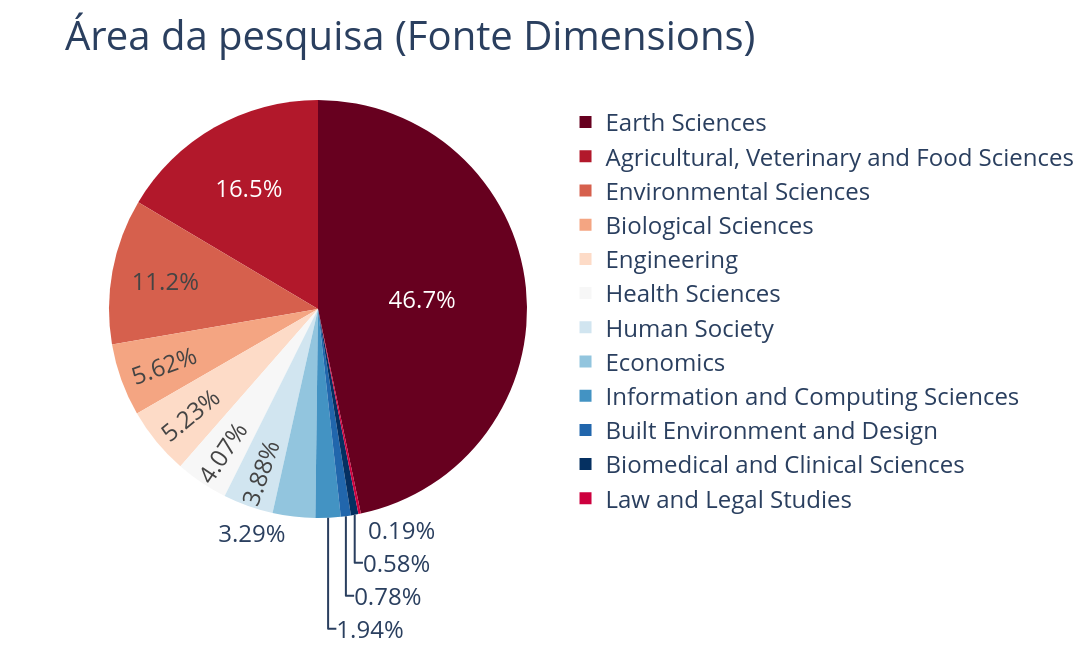

Write notebook code for a chart like this one.
### Markdown cell above
## Áreas da ciência que utilizaram a grade BR-DWGD

### Code cell
# informações obtidas em: https://badge.dimensions.ai/details/id/pub.1148078922/categories (19/09/24)
df = pd.read_csv('data_notebook/area_citacao.csv', sep='\t', index_col='id_area')
fig = px.pie(df, values='Percentagem', names='Área', 
             title='<a style="text-align:center; font-size:40px;"; \
             href="https://badge.dimensions.ai/details/id/pub.1148078922/categories"> Área da pesquisa (Fonte Dimensions)</a>', 
             color_discrete_sequence=px.colors.sequential.RdBu, width=1300, height=650)
fig.update_layout(font=dict(size=24))
fig.update_traces(hoverlabel=dict(font_size=24))

### Figure 1 — Plotly figure (JSON) as saved in the notebook; plotly's stock layout.template omitted (floating-point values rounded to 4 significant figures)
{"data": [{"domain": {"x": [0, 1], "y": [0, 1]}, "hoverlabel": {"font": {"size": 24}}, "hovertemplate": "Área=%{label}<br>Percentagem=%{value}<extra></extra>", "labels": ["Earth Sciences", "Agricultural, Veterinary and Food Sciences", "Environmental Sciences", "Biological Sciences", "Engineering", "Health Sciences", "Human Society", "Economics", "Information and Computing Sciences", "Built Environment and Design", "Biomedical and Clinical Sciences", "Law and Legal Studies"], "legendgroup": "", "name": "", "showlegend": true, "type": "pie", "values": [46.71, 16.47, 11.24, 5.62, 5.23, 4.07, 3.88, 3.29, 1.94, 0.78, 0.58, 0.19]}], "layout": {"font": {"size": 24}, "height": 650, "legend": {"tracegroupgap": 0}, "piecolorway": ["rgb(103,0,31)", "rgb(178,24,43)", "rgb(214,96,77)", "rgb(244,165,130)", "rgb(253,219,199)", "rgb(247,247,247)", "rgb(209,229,240)", "rgb(146,197,222)", "rgb(67,147,195)", "rgb(33,102,172)", "rgb(5,48,97)"], "title": {"text": "<a style=\"text-align:center; font-size:40px;\";              href=\"https://badge.dimensions.ai/details/id/pub.1148078922/categories\"> Área da pesquisa (Fonte Dimensions)</a>"}, "width": 1300}}
